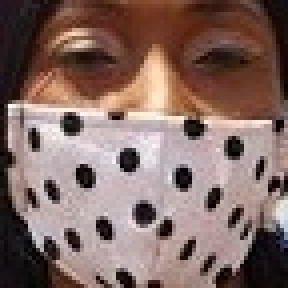
#> input picture Proyecto/Deteccion de Mascarillas/Dataset_faces/Con_mascarilla/image10.jpg, 72 x 72 px, found by its file name (shown 4 times larger); its folder holds only this picture in this run
$ python train.py
#> lines starting #> are read from the running program, lines starting #| are printed output that depends on the picture
import cv2
import os
import numpy as np

dataPath = "C:/Users/ernes/Desktop/Deteccion de Mascarillas/Dataset_faces"
dir_list = os.listdir(dataPath)
print("Lista de archivos:", dir_list)

labels = []
facesData = []
label = 0

for name_dir in dir_list:
    dir_path = dataPath + "/" + name_dir

    for file_name in os.listdir(dir_path):
        image_path = dir_path + "/" + file_name
        print(image_path)
        image = cv2.imread(image_path,0)
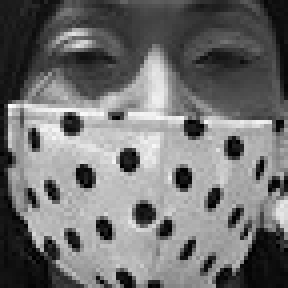
#> image: shape (72, 72) (shown 4 times larger); min 0, max 254, mean 113.3

        facesData.append(image)
        labels.append(label)
    label += 1
#> pass 2 of the loop `for name_dir in dir_list:`:
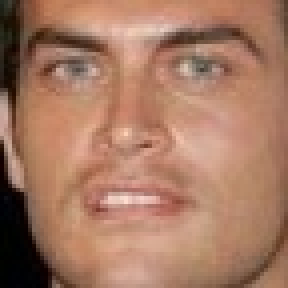
#> input picture Proyecto/Deteccion de Mascarillas/Dataset_faces/Sin_mascarilla/image10.jpg, 72 x 72 px, found by its file name (shown 4 times larger)
#> `image = cv2.imread(image_path,0)`:
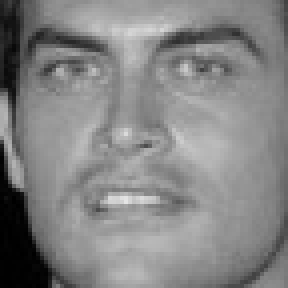
#> image: shape (72, 72) (shown 4 times larger); min 0, max 228, mean 132.3

print("Etiqueta 0: ", np.count_nonzero(np.array(labels)  == 0))
print("Etiqueta 1: ", np.count_nonzero(np.array(labels)  == 1))

#LBPh FaceRecognizes
face_mask = cv2.face.LBPHFaceRecognizer_create()

#Entrenando
print("Entrenando...")
face_mask.train(facesData, np.array(labels))

# Almacenar modelo
face_mask.write("face_mask_model.xml")
print("Modelo almacenado")
